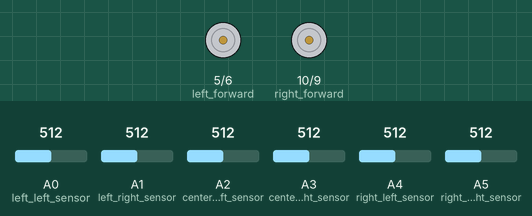
Simulated run of this sketch. Board: Arduino Uno, built with avr-gcc and run on an emulated ATmega328P. Shown: motor-driver pin pairs drawn as motors (green arrow = first pin HIGH = forward, orange = second pin HIGH = backward, longer = more drive). Inputs (shaded band) come from the test bench; at power-on: A0 (left_left_sensor) = 512, A1 (left_right_sensor) = 512, A2 (center_left_sensor) = 512, A3 (center_right_sensor) = 512, A4 (right_left_sensor) = 512, A5 (right_right_sensor) = 512.

Above: at 0.1 s.
At 9.9 s:
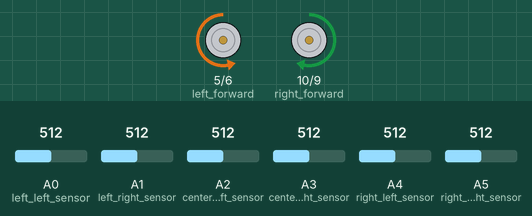
10.0 s: A0 (left_left_sensor) set to 528
At 12.2 s:
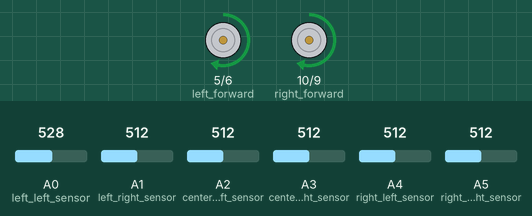
Timing chart, 0 to 13.7 s (numbered marks = the images above; inputs shaded):
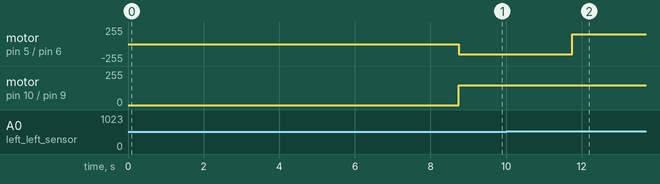

The sketch:

MAZUINO_-_Maze_Solving.ino
```cpp
// (licence header left out)
//Declare sensors pins
int left_left_sensor, left_right_sensor, center_left_sensor, center_right_sensor, right_left_sensor, right_right_sensor;

//Declare sensors values
int left_left_value, left_right_value, center_left_value, center_right_value, right_left_value, right_right_value;

//Declare motors pins
int right_forward, right_backward, left_forward, left_backward;

//Declare maximum speed of motors (0-255)
int max_speed;

//Declare threshold which wiqll be the dividing line between black and white
int threshold;

//Declare black and white
int black, white;

//Declare maximum time which if exceeded while turning means an error is occurred
int max_time;

//Declare boolean value will be true if an error is occurred
boolean error;

//Declare a string to store the token path in
String path;

//Declare temporarily string to be used when process the path
String temp;

//Declare status of the maze
boolean solved;

//Declare delay time to check if maze solved
int delay_time;

void setup()
{
  //Define sensors pins
  left_left_sensor = 14;
  left_right_sensor = 15;
  center_left_sensor = 16;
  center_right_sensor = 17;
  right_left_sensor = 18;
  right_right_sensor = 19;

  //Define motors pins
  right_forward = 10;
  right_backward = 9;
  left_forward = 5;
  left_backward = 6;

  //Define maximum speed, maximum time and delay time
  max_speed = 150;
  max_time = 3000;
  delay_time = 100;

  //Define black and white
  black = 1;
  white = 0;

  //Initialize solved, error and path
  solved = false;
  error = false;
  path = "";

  setInputsAndOutputs();
  calibrateSensors();

  delay(3000);
}

void loop()
{
  //Traverse maze for first time
  if (traverseMaze())
  {
    //processPath();
    //if (solveMaze())
    //{
      celebrate();
    //}
  }
  //If traverseMaze() or solveMaze return false, this means an error is occured
  alertError();
}

/*
 * Setting input and output pins
 */
void setInputsAndOutputs()
{
  //Set motors pins as outputs
  pinMode(right_forward, OUTPUT);
  pinMode(right_backward, OUTPUT);
  pinMode(left_forward, OUTPUT);
  pinMode(left_backward, OUTPUT);

  //Set sensors pins as inputs:
  //First we set them as output, then charge them for 100 milliseconds, then set them as inputs
  pinMode(left_left_sensor, OUTPUT);
  pinMode(left_right_sensor, OUTPUT);
  pinMode(center_left_sensor, OUTPUT);
  pinMode(center_right_sensor, OUTPUT);
  pinMode(right_left_sensor, OUTPUT);
  pinMode(right_right_sensor, OUTPUT);
  digitalWrite(left_left_sensor, HIGH);
  digitalWrite(left_right_sensor, HIGH);
  digitalWrite(center_left_sensor, HIGH);
  digitalWrite(center_right_sensor, HIGH);
  digitalWrite(right_left_sensor, HIGH);
  digitalWrite(right_right_sensor, HIGH);
  delay(100);
  pinMode(left_left_sensor, INPUT);
  pinMode(left_right_sensor, INPUT);
  pinMode(center_left_sensor, INPUT);
  pinMode(center_right_sensor, INPUT);
  pinMode(right_left_sensor, INPUT);
  pinMode(right_right_sensor, INPUT);
}

/*
 * This function will read all sensors 1000 times to determine the threshold
 */
void calibrateSensors()
{
  int minimum = 1024;
  int maximum = 0;
  for (int i = 0; i < 1000; i++)
  {
    left_left_value = analogRead(left_left_sensor);
    left_right_value = analogRead(left_right_sensor);
    center_left_value = analogRead(center_left_sensor);
    center_right_value = analogRead(center_right_sensor);
    right_left_value = analogRead(right_left_sensor);
    right_right_value = analogRead(right_right_sensor);
    maximum = max(maximum, max(left_left_value, max(left_right_value, max(center_left_value, max(center_right_value, max(right_left_value, right_right_value))))));
    minimum = min(minimum, min(left_left_value, min(left_right_value, min(center_left_value, min(center_right_value, min(right_left_value, right_right_value))))));
    delay(5);
  }
  threshold = (maximum + minimum) / 2;
}

/*
 * This function will traverse the maze and return true if the maze is solved for the first time without errors
 */
boolean traverseMaze()
{
  while(true)
  {
    readSensors();
    if (!checkDeadEnd())
    {
      if (checkCrossIntersection())
        {
          if(checkMazeSolved())
          {
            solved = true;
          }
          else
          {
            turnLeft();
          }
        }
      else if (checkLeft() && !(solved || error))
      {
        turnLeft();
      }
      else if (checkForward() && !(solved || error))
      {
        moveForward();
      }
      else if (checkRight() && !(solved || error))
      {
        turnRight();
      }
      else if (!(solved || error))
      {
        error = true;
      }
    }
    else if (checkDeadEnd() && !(solved || error))
    {
      revolve();
    }
    else if (solved)
    {
      return true;
    }
    else
    {
     return false;
    }
  }
return false;
}

/*
 * This function will read all sensors values
 */
void readSensors()
{
  left_left_value = (analogRead(left_left_sensor) > threshold) ? black : white;
  left_right_value = (analogRead(left_right_sensor) > threshold) ? black : white;
  center_left_value = (analogRead(center_left_sensor) > threshold) ? black : white;
  center_right_value = (analogRead(center_right_sensor) > threshold) ? black : white;
  right_left_value = (analogRead(right_left_sensor) > threshold) ? black : white;
  right_right_value = (analogRead(right_right_sensor) > threshold) ? black : white;
}

/*
 * This function will return true if all sensors values are white
 */
boolean checkDeadEnd()
{
  return (left_left_value == white && left_right_value == white && center_left_value == white && center_right_value == white && right_left_value == white && right_right_value == white) ? true : false;
}

/*
 * This function will return true if all sensors values are black
 */
boolean checkCrossIntersection()
{
  return (left_left_value == black && left_right_value == black && center_left_value == black && center_right_value == black && right_left_value == black && right_right_value == black) ? true : false;
}

/*
 * This function will return true if the maze is solved
 * Mazuino will move forward a little bit, then check if all sensors values are black
 */
boolean checkMazeSolved()
{
  moveForward(delay_time);
  readSensors();
  return checkCrossIntersection();
}

/*
 * This function will return true if both center sensors values are black
 * Which means Mazuino is standing on the line
 */
boolean checkOnLine()
{
  return (center_left_value == black && center_right_value == black) ? true : false;
}

void moveForward()
{
  if (checkOnLine)
  {
    analogWrite(right_backward, 0);
    analogWrite(left_backward, 0);
    analogWrite(right_forward, max_speed);
    analogWrite(left_forward, max_speed);
  }
  else if (right_left_value == black && center_left_value == black)
  {
    analogWrite(right_backward, 0);
    analogWrite(left_backward, 0);
    analogWrite(right_forward, max_speed);
    analogWrite(left_forward, max_speed / 2);
  }
  else if (center_left_value == black)
  {
    analogWrite(right_backward, 0);
    analogWrite(left_backward, 0);
    analogWrite(right_forward, max_speed);
    analogWrite(left_forward, max_speed / 4);
  }
  else if (left_right_value == black && center_right_value == black)
  {
    analogWrite(right_backward, 0);
    analogWrite(left_backward, 0);
    analogWrite(right_forward, max_speed / 2);
    analogWrite(left_forward, max_speed);
  }
  else if (center_right_value == black)
  {
    analogWrite(right_backward, 0);
    analogWrite(left_backward, 0);
    analogWrite(right_forward, max_speed / 4);
    analogWrite(left_forward, max_speed);
  }
  else
  {
    stopMoving();
    error = true;
  }
}

void moveForward(int delay_time)
{
  stopMoving();
  analogWrite(right_forward, max_speed);
  analogWrite(left_forward, max_speed);
  delay(delay_time);
  stopMoving();
}

void stopMoving()
{
  analogWrite(right_backward, 0);
  analogWrite(left_backward, 0);
  analogWrite(right_forward, 0);
  analogWrite(left_forward, 0);
}

void turnLeft()
{
  int time = millis();
  while(!checkDeadEnd())
  {
    if (millis() - time > max_time)
    {
      error = true;
      break;
    }
    moveForward();
    readSensors();
  }
  stopMoving();
  while(!checkOnLine())
  {
    if (millis() - time > max_time)
    {
      error = true;
      break;
    }
    analogWrite(left_backward, max_speed);
    analogWrite(right_forward, max_speed);
    readSensors();
  }
  stopMoving();
}

void turnRight()
{
  int time = millis();
  while(!checkDeadEnd())
  {
    if (millis() - time > max_time)
    {
      error = true;
      break;
    }
    moveForward();
    readSensors();
  }
  stopMoving();
  while(!checkOnLine())
  {
    if (millis() - time > max_time)
    {
      error = true;
      break;
    }
    analogWrite(right_backward, max_speed);
    analogWrite(left_forward, max_speed);
    readSensors();
  }
  stopMoving();
}

void revolve()
{
  delay_time *= 2;
  turnLeft();
  delay_time /= 2;
}

boolean checkLeft()
{
  return (left_left_value == black && left_right_value == black) ? true : false;
}

boolean checkForward()
{
  moveForward(delay_time);
  readSensors();
  return (center_left_value == black || center_right_value == black) ? true : false;
}

boolean checkRight()
{
  return (left_right_value == black && right_right_value == black) ? true : false;
}

void celebrate()
{
  stopMoving();
  delay(10000);
}

void alertError()
{
  stopMoving();
  delay(10000);
}
```

Measured:
- the behaviour switches between 512 and 513 on A0 (left_left_sensor) (found by bisection; images 1 and 2)
- after the input at 10.0 s, motor on pin 5 (left_forward) / pin 6 (left_backward): backward 150/255 → forward 150/255 after 1.8 s; motor on pin 10 (right_forward) / pin 9 (right_backward): stays forward 150/255 (without the input it goes to stopped after 1.8 s)
